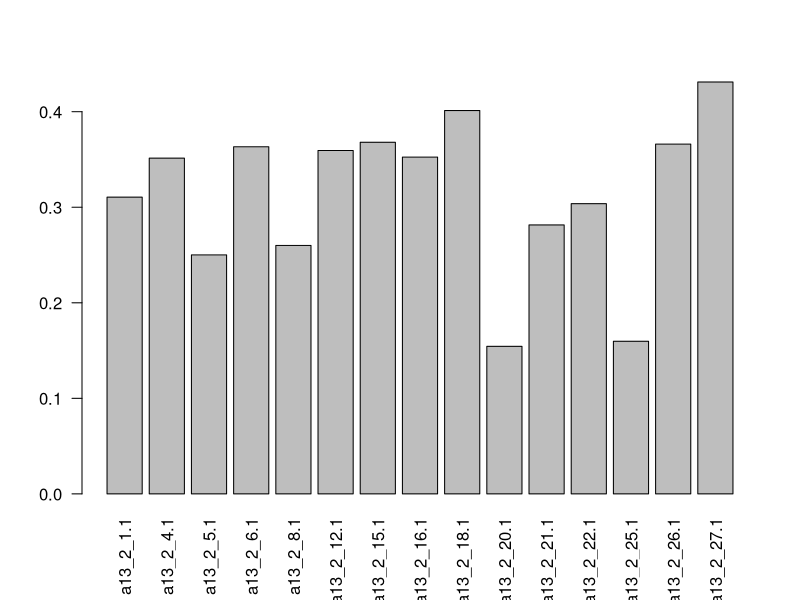
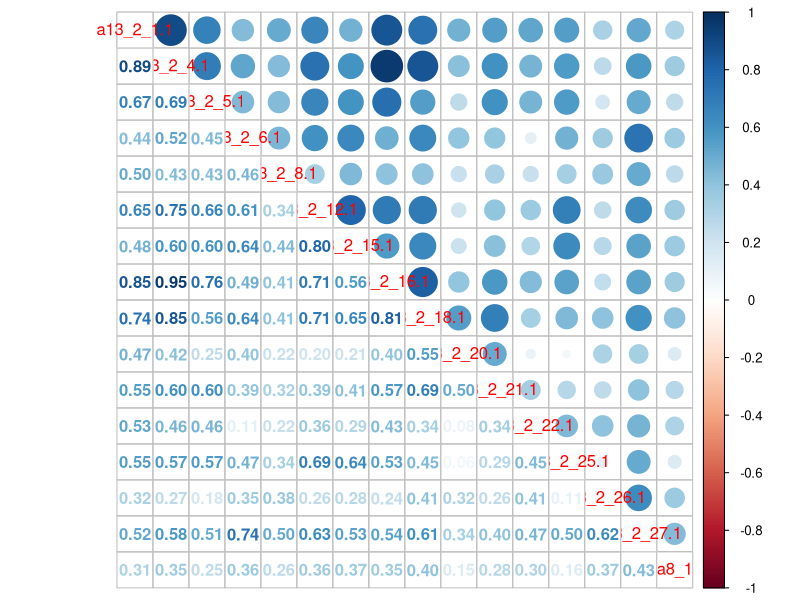

The R source for these figures, in order:
library("dplyr")

data <- read.csv("data/correl.csv")

cor_1 <- data %>%
  filter(brands %in% c(15,16,17,18)) %>%
  slice(1:100) %>%
  select(a13_2_1.1:a8_1) %>%
  glimpse()

corr <- as.data.frame(cor(cor_1))  # pearson binary x value
corr$nm <- rownames(corr)
corr <- corr %>% 
  select(a8_1,nm) %>%
  filter(a8_1 < 1)

barplot(corr$a8_1, names.arg = corr$nm, las=2)

# pairs(cor_1)

library(corrplot)
corrplot.mixed(cor(cor_1))
